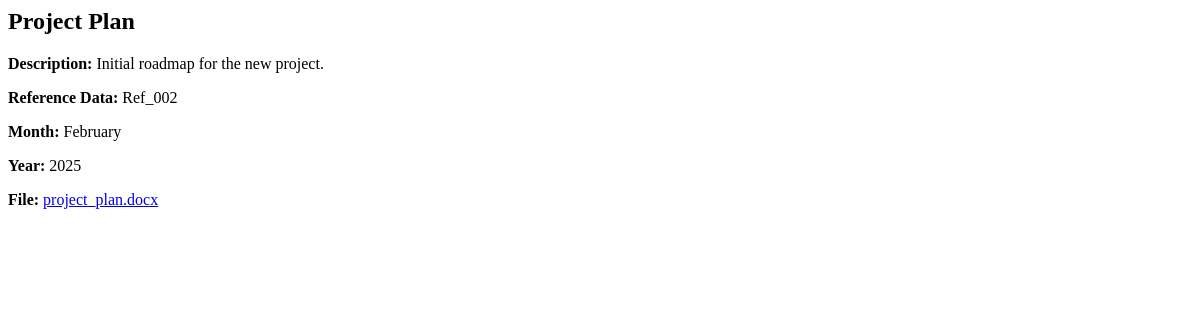
/page1/content/2, run on an earlier commit of the app's database.
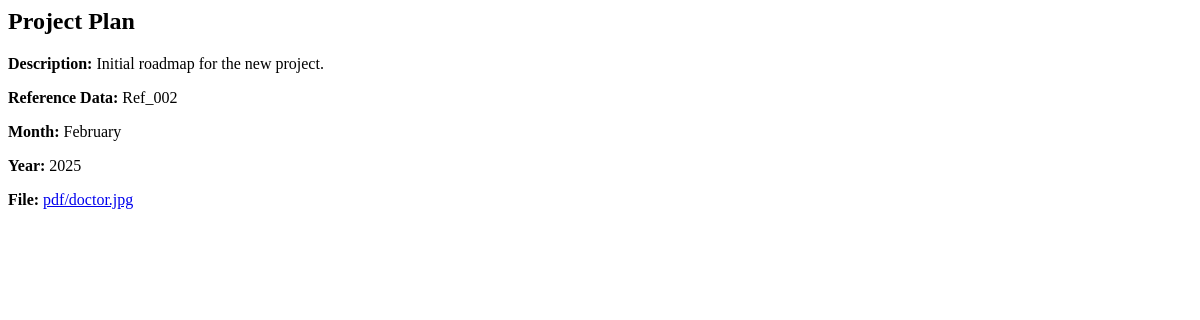
And on a later commit of the database.
### admin_user/models.py (models this page shows)
class MemoTable(models.Model):
    title = models.CharField(max_length=255)
    description = models.TextField(max_length=255)
    reference_data = models.CharField(max_length=50)
    month = models.CharField(max_length=50)
    year = models.CharField(max_length=50)
    recent = models.BooleanField(default=True)
    file = models.FileField(upload_to='pdf/')
    class Meta:
        db_table = 'memo_table'

### admin_user/views.py (the view)
# urls.py: path('page1/content/<int:id>',views.memo_views_content,name='memo_views_content'),
def memo_views_content(request,id):
    memo_entry = get_object_or_404(MemoTable,id=id)
    return render(request,'memo_content.html',{'memo_entry':memo_entry})

### templates/memo_content.html
<h2>{{ memo_entry.title }}</h2>
<p><strong>Description:</strong> {{ memo_entry.description }}</p>
<p><strong>Reference Data:</strong> {{ memo_entry.reference_data }}</p>
<p><strong>Month:</strong> {{ memo_entry.month }}</p>
<p><strong>Year:</strong> {{ memo_entry.year }}</p>
<p><strong>File:</strong> <a href="{{ memo_entry.file }}">{{ memo_entry.file }}</a></p>

What changed in the data, as far as the page shows it:
changed MemoTable "Project Plan": file "project_plan.docx" → "pdf/doctor.jpg"
